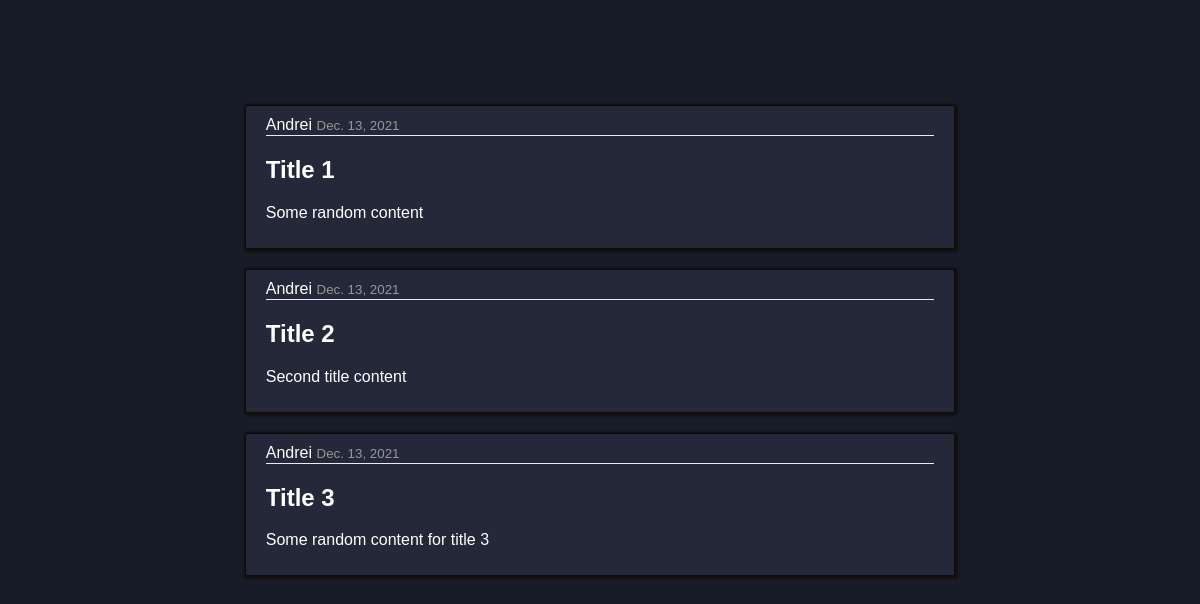
The page / on the database its author committed.
### posts/models.py (models this page shows, shortened)
class Post(models.Model):
    title = models.CharField(max_length=100)
    content = models.TextField()
    date_posted = models.DateTimeField(default=timezone.now)
    author = models.ForeignKey(User, on_delete=models.CASCADE)

### pages/views.py (the view)
# urls.py: path('', home_view, name='home'),
def home_view(request, *args, **kwargs):
    context = {
        'posts': Post.objects.all(),
    }
    return render(request, "home.html", context)

### templates/home.html
{% extends 'base.html' %}
{% load static %}
{% block content %}
    <div class="container-post">
        {% for post in posts %}
            <article class="media content-section content-section-shadow">
                <div class="media-body">
                    <div class="post-metadata">
                        <a href="" class="mr-2">{{ post.author }}</a>
                        <small class="text-muted"> {{ post.date_posted|date:"N d, Y"}}</small>
                    </div>
                    <h2><a href="" class="post-title">{{ post.title }}</a></h2>
                    <p class="post-content"> {{ post.content }}</p>
                </div>
            </article>
        {% endfor %}
    </div>
{% endblock %}

### templates/base.html (shortened to what this page needs)
{% load static %}
<!DOCTYPE html>
<html lang="en">
<head>
    <link rel="stylesheet" type="text/css" href="{% static 'styles/style.css' %}">
</head>
<body>
    {% block content %} {% endblock %}
</body>
</html>

### static/styles/style.css (style rules this page uses)
body { background: #181c28; color: white; font-family: sans-serif; margin-top: 5rem; }
a, a:hover, a:focus, a:active { text-decoration: none !important; color: inherit; }
.container-post { width: 60%; padding: 25px 0; margin: 0 auto; }
.text-muted { color: rgb(151, 151, 151); }
.content-section { background: #252839; padding: 10px 20px; border: 1.5px solid #0c0a0a; border-radius: 2px; margin-bottom: 20px; }
.content-section-shadow { box-shadow: 1px 1px 2px 2px #131010; }
.post-metadata { padding-bottom: 1px; margin-bottom: 4px; border-bottom: 1px solid #ececec; }
.post-title { color: #fff; }
.post-content { white-space: pre-line; }

### rows shown on the page
Post: author "Andrei", date_posted "Dec. 13, 2021", title "Title 1", content "Some random content"
Post: author "Andrei", date_posted "Dec. 13, 2021", title "Title 2", content "Second title content"
Post: author "Andrei", date_posted "Dec. 13, 2021", title "Title 3", content "Some random content for title 3"
